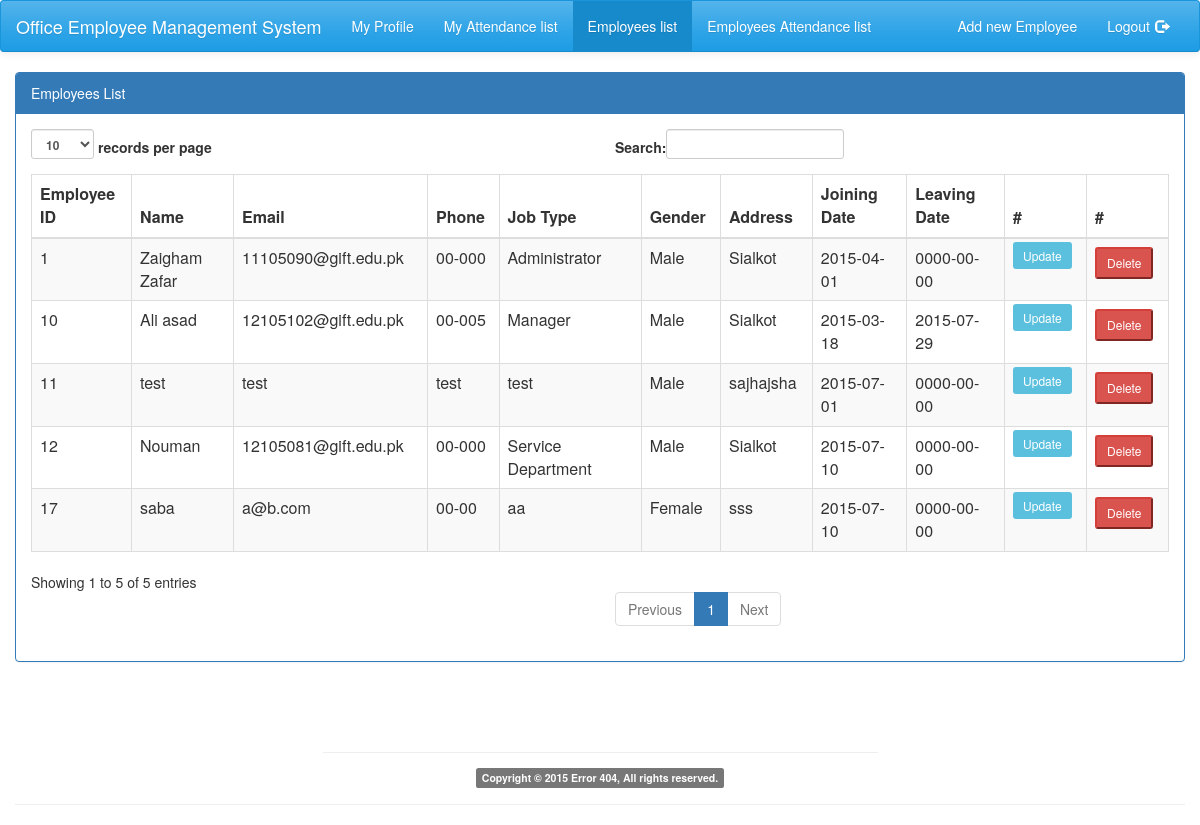
Before: /index.php?page=employeeslist (signed in) with the older database file.
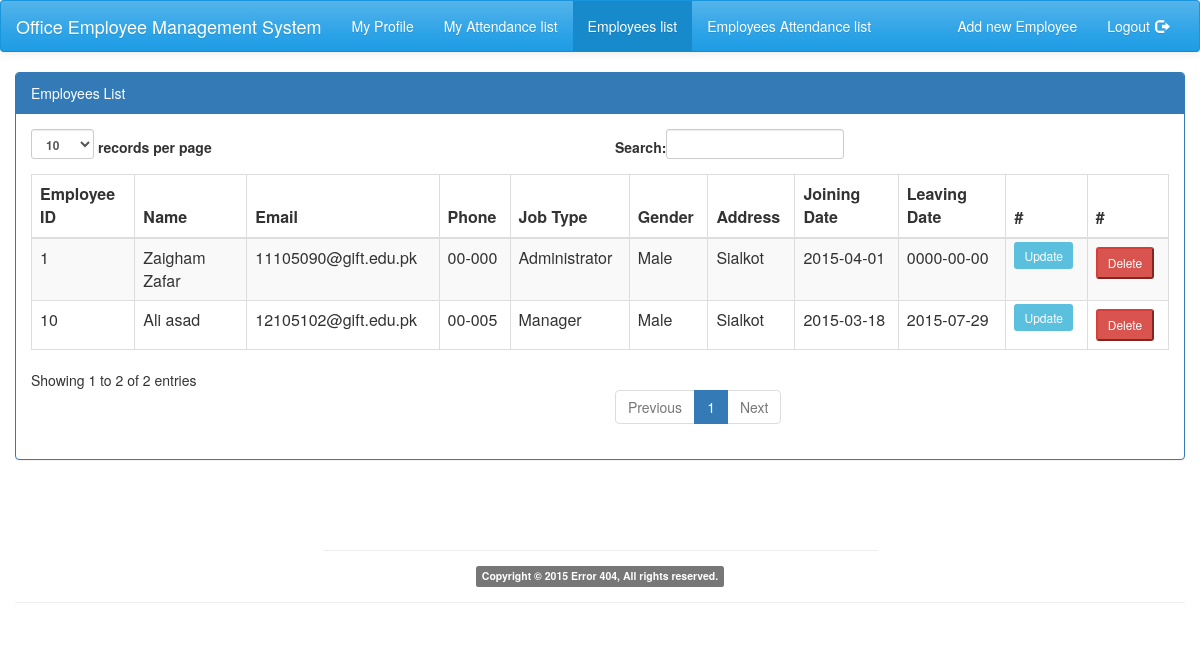
After: the same page with the newer database file.
### tables this page shows
CREATE TABLE IF NOT EXISTS `employees` (
  `id` int(11) NOT NULL,
  `name` varchar(30) NOT NULL,
  `phone` varchar(20) NOT NULL,
  `email` text NOT NULL,
  `jobtype` varchar(20) NOT NULL,
  `gender` varchar(10) NOT NULL,
  `address` varchar(50) NOT NULL,
  `added_by` int(11) NOT NULL,
  `Join_Date` date NOT NULL,
  `Lev_Date` date DEFAULT NULL
);

### index.php (called while the page is built, shortened)
<?php
require("helpers.php");
if(isset($_GET['page']))
{
    $page = $_GET['page'];
}
else
    $page = "home";
render("header");
render($page);
render("footer");
?>

### helpers.php (the view, shortened to what this page needs)
<?php
require_once("includes.php");
function render($file, $data=array())
	{
		$path=__DIR__."/views/".$file.".php";
		if(file_exists($path))
           {
			extract($data);
			require($path);
           }
	}
    function query($sql) {
 $dbname = "basep_16359700_ems";
        $server = "sql310.base.pk";
        $user ="basep_16359700";
        $pass = "11105090";
        $connection = mysql_connect($server, $user, $pass);
        $db = mysql_select_db($dbname, $connection);
        $query = mysql_query($sql, $connection);
            return $query;
    }
    function loaddata()
    {
                                            $result=query("select * from employees");
                                            while($row=mysql_fetch_array($result)){
                                                $check=$row['Lev_Date'];
                                                $output="<tr><td>".$row['id']."</td><td id='na'>".$row['name']."</td><td>".$row['email']."</td><td>".$row['phone']."</td><td>".$row['jobtype']."</td>
<td>".$row['gender']."</td><td>".$row['address']."</td>
<td>".$row['Join_Date']."</td><td>".$check."</td>
<td>
  <a type='button'  class='btn-sm btn-info' href='index.php?page=UpdateEmployee&empdata=".$row['id']."'>
     Update</a>  </td><td>
     <button type='button' class='btn-sm btn-danger' onclick='delete_emp(".$row['id'].");'>
     Delete</button>
  </td></tr>";
                                            echo $output;
                                            }
    }
?>

### includes.php (shortened to what this page needs)
<link href="css/bootstrap.min.css" rel="stylesheet">
<link href="css/style.css" rel="stylesheet">
<link rel="stylesheet" type="text/css" href="../Style/engine1//style.css" />

### views/header.php (shortened to what this page needs)
<?php if(isset($_GET['page']))
    $page=$_GET['page'];
else
{$page="home"; }
if(isset($_SESSION['id']))
$h_id=$_SESSION['id'];
?>
	<body>
  <nav class="navbar navbar-default">
  <div class="container-fluid">
    <div class="navbar-header">
    <a class="nav navbar-brand" href="#">Office Employee Management System</a>
    </div>
    <div class="collapse navbar-collapse" id="bs-example-navbar-collapse">
      <ul class="nav navbar-nav">
     <li  <?php if($page=="home"||$page=="Signup") { ?>   class="active"  ><a href="index.php?page=home">Home</a></li> <?php } ?>
<?php if(isset($_SESSION['right'])&&$page!="home") {
?><li <?php if($page=="cpanel") { ?> class="active" <?php } ?> > <a href="index.php?page=cpanel">My Profile</a> </li> <?php
if($_SESSION['right']=="E"||$_SESSION['right']=="A") {
?>
    <li <?php if($page=="myAttendance") { ?> class="active" <?php } ?> > <a href="index.php?page=myAttendance&my_id=<?php echo $h_id; ?>">My Attendance list</a> </li>
  <?php     }
 if($_SESSION['right']=="A") { ?>
    <li <?php if($page=="employeeslist") { ?> class="active" <?php } ?> > <a href="index.php?page=employeeslist">Employees list</a> </li>
    <li <?php if($page=="attendance") { ?> class="active" <?php } ?> > <a href="index.php?page=attendance">Employees Attendance list</a> </li>
    <?php    } ?>
</ul>
    <ul class="nav navbar-nav navbar-right">
<?php if($_SESSION['right']=="A") { ?>
    <li <?php if($page=="newemployee") { ?> class="active" <?php } ?> > <a href="index.php?page=newemployee">Add new Employee</a> </li>
        <?php    } ?>
			 <li <?php if($page=="logout") { ?> class="active" <?php }?> ><a href="index.php?page=logout" style="align:right">Logout<span style="margin-left:5px" class="glyphicon glyphicon-log-out"></span></a>
			 </li>
				</ul>
   <?php } ?>
    </div>
    </div>
</nav>
<div class="container" style="padding:0px;">

### views/employeeslist.php (shortened to what this page needs)
            <div class="row">
                <div class="col-md-12">
                    <div class="panel panel-primary">
                            <div class="panel-heading">
                                 Employees List
                            </div>
                        <div class="panel-body">
                            <div class="table-responsive">
                                <table class="table table-striped table-bordered table-hover" id="dataTables-example">
                                    <thead>
                                        <tr>
                                            <th>Employee ID</th>
                                            <th>Name</th>
                                            <th>Email</th>
                                            <th>Phone</th>
                                            <th>Job Type</th>
                                            <th>Gender</th>
                                            <th>Address</th>
                                            <th>Joining Date</th>
                                            <th>Leaving Date</th>
                                            <th>#</th>
                                            <th>#</th>
                                        </tr>
                                    </thead>
                                    <tbody><div id="data">
                                            <?php
                                       loaddata();
                                            ?>
                                         </div>
                                    </tbody>
                                </table>
                            </div>
                        </div>
                    </div>
                 </div>
</div>

### views/footer.php (shortened to what this page needs)
<div class ="container">
<div class="row align-center" style="margin-top: 50px;text-align: center;">
    <div class="col-xs-12 col-sm-6 col-sm-offset-3">
        <hr><p class="label label-default label-custom">Copyright &copy; 2015  Error 404, All rights reserved.</p>
    </div>
</div>
</div>
    <hr>
</div>
</body>
</html>

### css/style.css (style rules this page uses)
.nav { margin-bottom: 0; padding-left: 0; list-style: none; }
.nav > li { position: relative; display: block; }
.nav > li > a { position: relative; display: block; padding: 10px 15px; }
.navbar { position: relative; min-height: 50px; margin-bottom: 20px; border: 1px solid transparent; }
@media (min-width: 768px) { .navbar { border-radius: 4px; } }
@media (min-width: 768px) { .navbar-header { float: left; } }
.navbar-collapse { overflow-x: visible; padding-right: 15px; padding-left: 15px; border-top: 1px solid transparent; -webkit-box-shadow: inset 0 1px 0 rgba(255, 255, 255, 0.1); box-shadow: inset 0 1px 0 rgba(255, 255, 255, 0.1); -webkit-overflow-scrolling: touch; }
@media (min-width: 768px) { .navbar-collapse { width: auto; border-top: 0; -webkit-box-shadow: none; box-shadow: none; } }
@media (min-width: 768px) { .navbar-collapse.collapse { display: block !important; visibility: visible !important; height: auto !important; padding-bottom: 0; overflow: visible !important; } }
.container > .navbar-header, .container-fluid > .navbar-header, .container > .navbar-collapse, .container-fluid > .navbar-collapse { margin-right: -15px; margin-left: -15px; }
@media (min-width: 768px) { .container > .navbar-header, .container-fluid > .navbar-header, .container > .navbar-collapse, .container-fluid > .navbar-collapse { margin-right: 0; margin-left: 0; } }
.navbar-brand { float: left; padding: 15px 15px; font-size: 18px; line-height: 20px; height: 50px; }
@media (min-width: 768px) { .navbar > .container .navbar-brand, .navbar > .container-fluid .navbar-brand { margin-left: -15px; } }
.navbar-nav { margin: 7.5px -15px; }
.navbar-nav > li > a { padding-top: 10px; padding-bottom: 10px; line-height: 20px; }
@media (min-width: 768px) { .navbar-nav { float: left; margin: 0; } }
@media (min-width: 768px) { .navbar-nav > li { float: left; } }
@media (min-width: 768px) { .navbar-nav > li > a { padding-top: 15px; padding-bottom: 15px; } }
@media (min-width: 768px) { .navbar-right { float: right !important; margin-right: -15px; } }
.navbar-default { background-color: #2fa4e7; border-color: #1995dc; }
.navbar-default .navbar-brand { color: #ffffff; }
.navbar-default .navbar-nav > li > a { color: #ffffff; }
.navbar-default .navbar-nav > .active > a, .navbar-default .navbar-nav > .active > a:hover, .navbar-default .navbar-nav > .active > a:focus { color: #ffffff; background-color: #178acc; }
.navbar-default .navbar-collapse, .navbar-default .navbar-form { border-color: #1995dc; }
.navbar { background-image: -webkit-linear-gradient(#54b4eb, #2fa4e7 60%, #1d9ce5); background-image: -o-linear-gradient(#54b4eb, #2fa4e7 60%, #1d9ce5); background-image: -webkit-gradient(linear, left top, left bottom, from(#54b4eb), color-stop(60%, #2fa4e7), to(#1d9ce5)); background-image: linear-gradient(#54b4eb, #2fa4e7 60%, #1d9ce5); background-repeat: no-repeat; filter: progid:DXImageTransform.Microsoft.gradient(startColorstr='#ff54b4eb', endColorstr='#ff1d9ce5', GradientType=0); border-bottom: 1px solid #178acc; -webkit-filter: none; filter: none; -webkit-box-shadow: 0 1px 10px rgba(0, 0, 0, 0.1); box-shadow: 0 1px 10px rgba(0, 0, 0, 0.1); }
.navbar .navbar-nav > li > a, .navbar-brand { text-shadow: 0 1px 0 rgba(0, 0, 0, 0.1); }

### includes.php (style rules this page uses)
.align-center { text-align: center; }

Changed rows visible on the page:
removed employees: id "11", name "test", email "test", phone "test", jobtype "test", gender "Male", address "sajhajsha", Join_Date "2015-07-01", Lev_Date "0000-00-00"
removed employees: id "12", name "Nouman", email "12105081@gift.edu.pk", phone "00-000", jobtype "Service Department", gender "Male", address "Sialkot", Join_Date "2015-07-10", Lev_Date "0000-00-00"
removed employees: id "17", name "saba", email "a@b.com", phone "00-00", jobtype "aa", gender "Female", address "sss", Join_Date "2015-07-10", Lev_Date "0000-00-00"
Other visible differences:
text written by a page script: "records per page Search: Showing 1 to 5 of 5 entries Previous 1 Next" → "records per page Search: Showing 1 to 2 of 2 entries Previous 1 Next"
